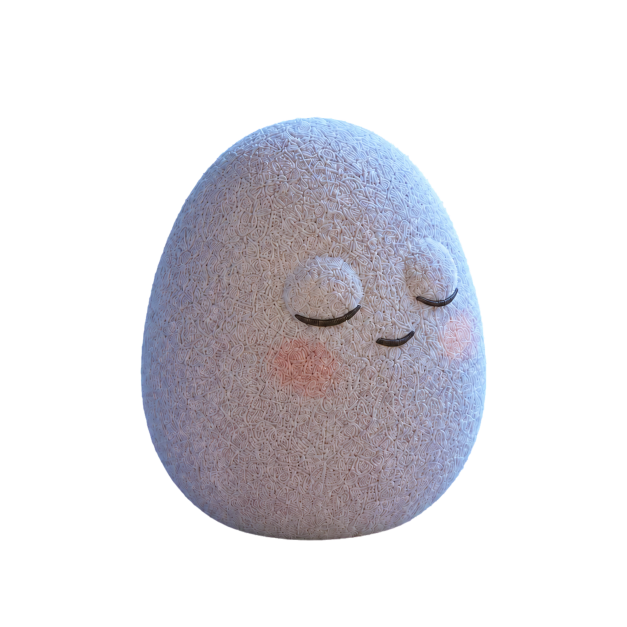
#> input picture docs/设计素材/视觉验收/egg-rotation-sample-warm-day/runtime-sample/clear-night-v2/normalized/egg_right_45.png, 1254 x 1254 px (shown at 1/2 size)
$ python build-night-scene-placeholders.py
#> lines starting #> are read from the running program, lines starting #| are printed output that depends on the picture
#!/usr/bin/env python3
"""Build clean night placeholders from the approved split night sample."""

from pathlib import Path
from PIL import Image


ROOT = Path(__file__).resolve().parents[1]
EGG_SOURCE = ROOT / "docs/设计素材/视觉验收/egg-rotation-sample-warm-day/runtime-sample/clear-night-v2/normalized/egg_right_45.png"
SHADOW_SOURCE = ROOT / "miniprogram/assets/scenes/lifecycle/pre-hatch/30-character/egg/rotation-sample/clear-night-v2/egg_contact_shadow.png"
NEST_SOURCE = ROOT / "miniprogram/assets/scenes/lifecycle/pre-hatch/20-room-objects/window-and-nest/rotation-sample/clear-night-v2/nest_pad.png"
EGG_OUTPUT_ROOT = ROOT / "miniprogram/assets/scenes/lifecycle/pre-hatch/30-character/egg/season-weather"
NEST_OUTPUT_ROOT = ROOT / "miniprogram/assets/scenes/lifecycle/pre-hatch/20-room-objects/window-and-nest/season-weather"
NIGHT_KEYS = [
    "spring_clear_night",
    "summer_clear_night",
    "summer_storm_night",
    "autumn_clear_night",
    "winter_clear_night",
    "winter_snow_night",
]


def main() -> None:
    with Image.open(EGG_SOURCE) as egg_image, Image.open(SHADOW_SOURCE) as shadow_image:
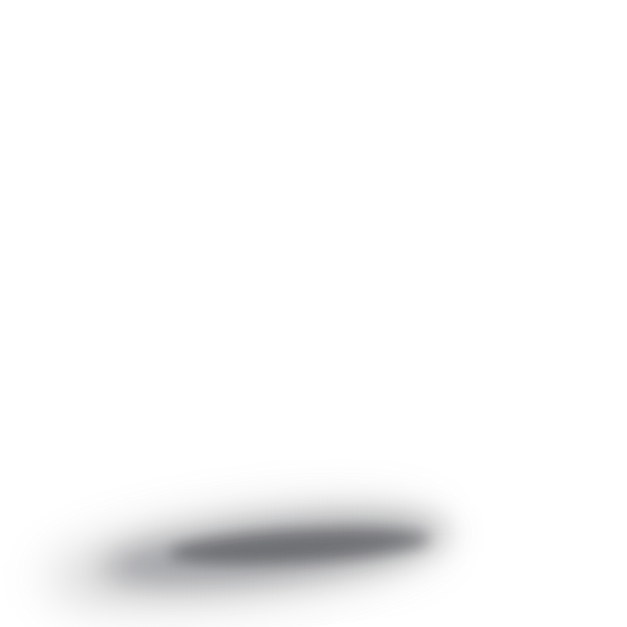
#> input picture miniprogram/assets/scenes/lifecycle/pre-hatch/30-character/egg/rotation-sample/clear-night-v2/egg_contact_shadow.png, 1254 x 1254 px (shown at 1/2 size)
#> egg_image is the input picture: PIL image 1254x1254 RGBA; mean R, G, B, A 44.9, 42.9, 47.8, 75.2
#> shadow_image is the input picture: PIL image 1254x1254 RGBA; mean R, G, B, A 0.2, 0.4, 0.9, 6.1
        egg = egg_image.convert("RGBA")
        shadow = shadow_image.convert("RGBA").resize(egg.size, Image.Resampling.LANCZOS)
        merged = Image.alpha_composite(shadow, egg)
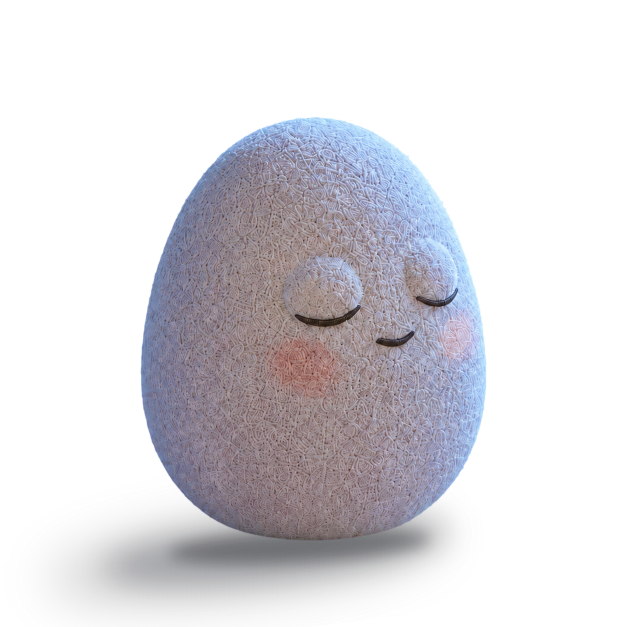
#> merged: PIL image 1254x1254 RGBA (shown at 1/2 size); mean R, G, B, A 44.6, 43.1, 48.1, 80; transparent parts drawn white

    with Image.open(NEST_SOURCE) as nest_image:
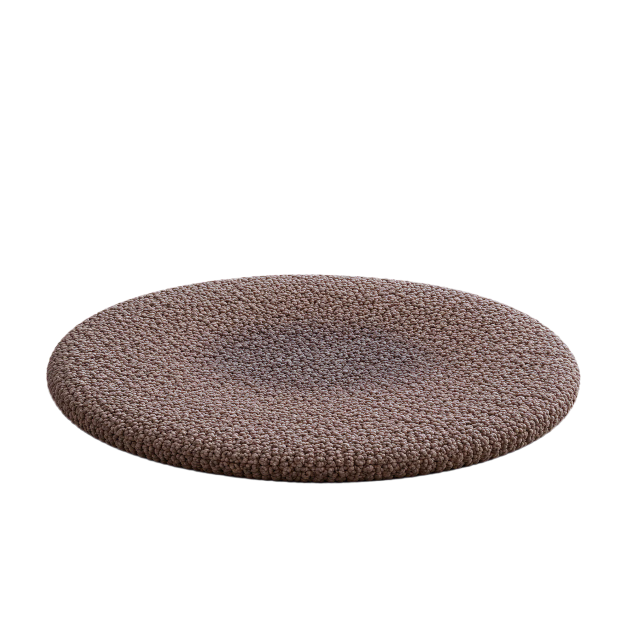
#> input picture miniprogram/assets/scenes/lifecycle/pre-hatch/20-room-objects/window-and-nest/rotation-sample/clear-night-v2/nest_pad.png, 1254 x 1254 px (shown at 1/2 size)
#> nest_image is the input picture: PIL image 1254x1254 RGBA; mean R, G, B, A 28.3, 23.4, 22.5, 57.2
        nest = nest_image.convert("RGBA")

    for scene_key in NIGHT_KEYS:
        merged.save(EGG_OUTPUT_ROOT / f"{scene_key}_egg_right45.png", format="PNG")
        nest.save(NEST_OUTPUT_ROOT / f"{scene_key}_nest_pad.png", format="PNG")

    print(f"Updated {len(NIGHT_KEYS)} night placeholder pairs")


if __name__ == "__main__":
    main()
